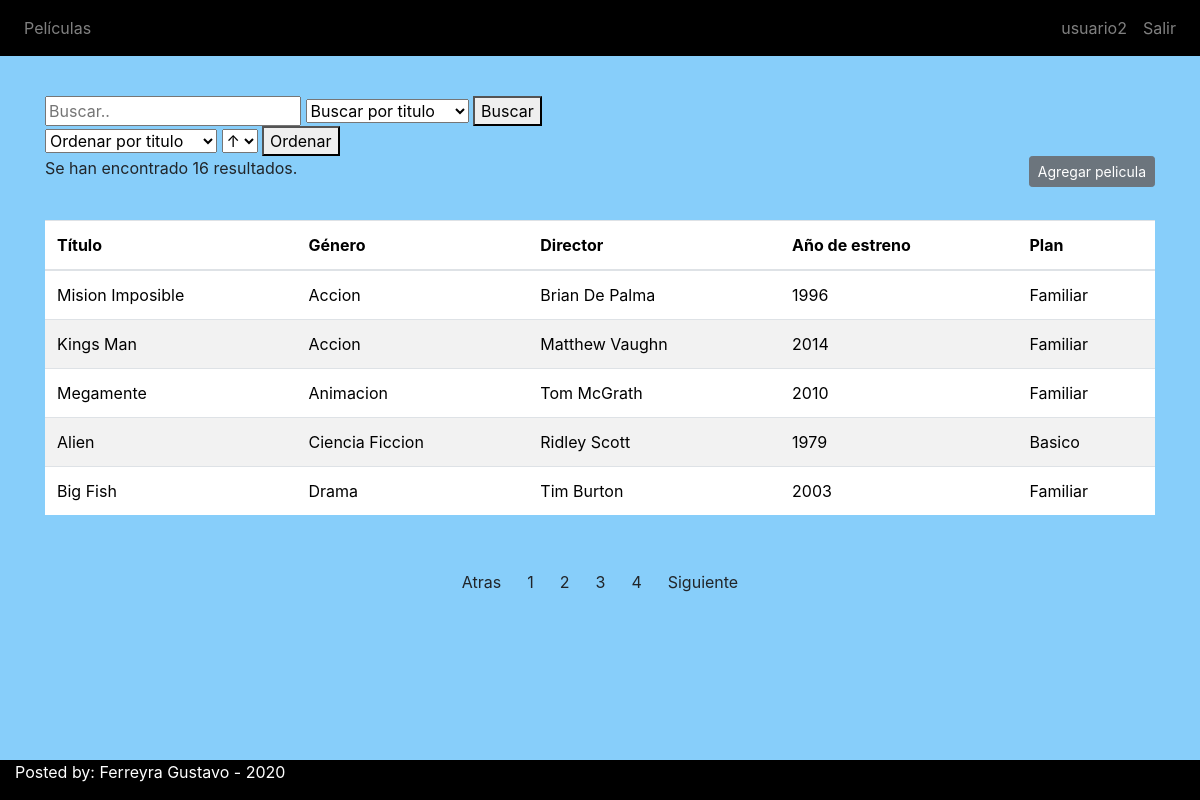
The page /capaPresentacion/index.php?seccion=peliculas&pagina=3 (signed in) on the database its author committed.
### tables this page shows
CREATE TABLE IF NOT EXISTS `peliculas` (
  `id` int(100) NOT NULL AUTO_INCREMENT,
  `titulo` varchar(45) NOT NULL,
  `genero_id` int(45) NOT NULL,
  `director` varchar(45) NOT NULL,
  `anio_estreno` int(4) NOT NULL,
  `plan_id` int(45) NOT NULL,
  PRIMARY KEY (`id`)
);

CREATE TABLE IF NOT EXISTS `generos` (
  `id` int(100) NOT NULL AUTO_INCREMENT,
  `genero` varchar(45) NOT NULL,
  PRIMARY KEY (`id`)
);

CREATE TABLE IF NOT EXISTS `planes` (
  `id` int(100) NOT NULL AUTO_INCREMENT,
  `plan` varchar(45) NOT NULL,
  PRIMARY KEY (`id`)
);

### capaNegocio/tablaControlador.php (called while the page is built, shortened)
<?php
require_once("../capaDatos/claseConexion.php");
class Tabla{
    private $baseDeDatos;
    private $cantFilas;
    private $csql;
    public function __construct($tabla){
        $this ->tabla = $tabla;
        $this ->csql = "SELECT * FROM $this->tabla";
        $this ->baseDeDatos = new Conexion();
    }
    private function setCantFilas(){
        $this ->cantFilas = mysqli_num_rows($this->baseDeDatos->Consulta($this->csql));
    }
    public function getCantFilas(){
        return $this ->cantFilas;
    }
    public function limitarTabla($cantidad, $desde){
        $this->setCantFilas();
        $this->csql = $this->csql." LIMIT $cantidad OFFSET $desde";
    }
    public function mostrarPlan($idp){
        $csql = "SELECT plan FROM planes WHERE id='$idp'";
        $planes = $this->baseDeDatos->Consulta($csql);
        $plan = mysqli_fetch_array($planes);
        return $plan["plan"];
    }
    public function mostrarGenero($idg){
        $csql = "SELECT genero FROM generos WHERE id='$idg'";
        $generos = $this->baseDeDatos->Consulta($csql);
        $genero = mysqli_fetch_array($generos);
        return $genero["genero"];
    }
    public function cambiarPagina($pag, $num){
        return $pag+$num;
    }
    public function devolverTabla(){
        return $this->baseDeDatos->Consulta($this->csql);
    }
}

### capaDatos/claseConexion.php (called while the page is built)
<?php
class Conexion{
    private $server = "localhost";
    private $usr = "root";
    private $pass = "";
    private $db = "movie_plus";
    public function Consulta($csql){
        $conectar = mysqli_connect($this->server,$this->usr,$this->pass,$this->db);
        return mysqli_query($conectar,$csql);
    }
}
?>

### capaPresentacion/seccion/peliculas.php (the view, shortened to what this page needs)
<?php
require_once("../capaNegocio/tablaControlador.php");
        $tabla = new Tabla("peliculas");
        $pagina = $_GET["pagina"] ?? 1;
        $cantFilas = 5;
        $url = "index.php?seccion=peliculas";
        $tabla->limitarTabla($cantFilas, ($pagina - 1 )*$cantFilas);
        $resultado = $tabla->devolverTabla();
        $paginas = $tabla->getCantFilas();
?>
<ul class="navbar-nav ml-0">
                  <li class="nav-item">
                <div class="search-container">
                  <form action="index.php">
                    <input required type="text" placeholder="Buscar.." name="buscar">
                    <SELECT name="filtro">
                      <option value="titulo">Buscar por titulo</option>;
                    </SELECT>
                    <button type="submit">Buscar</button>
                  </form>
                </div>
                </li>
                  </ul>
                  <?php
        if (!isset($_GET["buscar"])){
          ?>
                  <ul class="navbar-nav ml-0">
                  <li class="nav-item">
                <div class="search-container">
                  <form action="index.php">
                  <SELECT name="ordenar">
                      <option value="titulo">Ordenar por titulo</option>;
                    </SELECT>
                    <SELECT name="orientacion">
                      <option value="ASC">↑</option>;
                    </SELECT>
                    <button type="submit">Ordenar</button>
                  </form>
                </div>
                </li>
                  </ul>
                  <?php
                }else{
                  ?>
        <a href="../capaNegocio/imprimir.php?buscar=<?=$_GET['buscar']?>&filtro=<?=$_GET['filtro']?>"><button type="submit"  class="btn btn-sm btn-secondary float-left">Imprimir tabla</button></a>
        <?php
                }
                  ?>
        <a href="index.php?seccion=agregarPel"><button type="submit"  class="btn btn-sm btn-secondary float-right">Agregar pelicula</button></a>
        <?php
        if ($paginas <= 0){
          ?>
        <h1>No se encontraron coincidencias</h1>
        <?php
                }else{
                  ?>
<table class="table bloque">
    <thead>
        <tr>
            <th>Título</th>
            <th>Género</th>
            <th>Director</th>
            <th>Año de estreno</th>
            <th>Plan</th>
        </tr>
    </thead>
<tbody>
<p>Se han encontrado <?= $paginas ?> resultados.</p>
<?php
    while($filatabla = mysqli_fetch_array($resultado)){
        $idp =  $filatabla['plan_id'];
        $idg =  $filatabla['genero_id'];
?>
    <tr>
      <td><?php echo ucwords($filatabla['titulo']); ?></td>
      <td><?php echo ucwords($tabla->mostrarGenero($idg));?></td>
      <td><?php echo ucwords($filatabla['director']); ?></td>
      <td><?php echo $filatabla['anio_estreno']; ?></td>
      <td><?php echo ucwords($tabla->mostrarPlan($idp));?></td>
    </tr>
              <?php  }
echo "<br>";
?>
</tbody>
  </table>
  <div class="container my-5 text-center">
<?php
    if($pagina != 1){
        echo "<tr><td><a href=$url&pagina=".$tabla->cambiarPagina($pagina, -1)."><button type=submit class=btn btn-sm btn-primary>Atras</button></a></td>";
    }
    for ($i = 0; $i < $paginas / $cantFilas; $i++) {
        echo "<tr><td><a href=$url&pagina=".($i + 1)."><button type=submit class=btn btn-sm btn-primary>".($i + 1)."</button></a></td>";
    }
    if($pagina < $paginas / $cantFilas){
    echo "<td><a href=$url&pagina=".$tabla->cambiarPagina($pagina, 1)."><button type=submit class=btn btn-sm btn-primary>Siguiente</button></a></td></tr>";
    }
    ?>
    <?php
                }
                  ?>
  </div>

### css/styles.css (style rules this page uses)
.bloque { background-color: white; color: black; margin-bottom: 2em; }
.bloque tr:nth-child(even) { background-color: #f2f2f2; }
html, body { position: relative; min-height: 100vh; background-color: lightskyblue; }
ul, li { display:inline }

### rows shown on the page
peliculas: titulo "Mision Imposible", genero.genero "Accion", director "Brian De Palma", anio_estreno "1996", plan.plan "Familiar"
peliculas: titulo "Kings Man", genero.genero "Accion", director "Matthew Vaughn", anio_estreno "2014", plan.plan "Familiar"
peliculas: titulo "Megamente", genero.genero "Animacion", director "Tom McGrath", anio_estreno "2010", plan.plan "Familiar"
peliculas: titulo "Alien", genero.genero "Ciencia Ficcion", director "Ridley Scott", anio_estreno "1979", plan.plan "Basico"
peliculas: titulo "Big Fish", genero.genero "Drama", director "Tim Burton", anio_estreno "2003", plan.plan "Familiar"

### other values the page prints
$_SESSION["usuario"]["nombre"] "usuario2"
$paginas "16"
